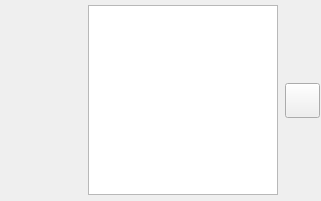
<?xml version="1.0" encoding="UTF-8"?>
<ui version="4.0">
 <class>customTextEdit</class>
 <widget class="QWidget" name="customTextEdit">
  <property name="geometry">
   <rect>
    <x>0</x>
    <y>0</y>
    <width>321</width>
    <height>201</height>
   </rect>
  </property>
  <property name="minimumSize">
   <size>
    <width>321</width>
    <height>201</height>
   </size>
  </property>
  <property name="maximumSize">
   <size>
    <width>321</width>
    <height>201</height>
   </size>
  </property>
  <property name="windowTitle">
   <string>Form</string>
  </property>
  <widget class="QWidget" name="layoutWidget">
   <property name="geometry">
    <rect>
     <x>0</x>
     <y>0</y>
     <width>321</width>
     <height>201</height>
    </rect>
   </property>
   <layout class="QHBoxLayout" name="mainLayout">
    <item alignment="Qt::AlignTop">
     <widget class="QLabel" name="controllerLabel">
      <property name="minimumSize">
       <size>
        <width>80</width>
        <height>40</height>
       </size>
      </property>
      <property name="maximumSize">
       <size>
        <width>80</width>
        <height>40</height>
       </size>
      </property>
      <property name="font">
       <font>
        <family>黑体</family>
       </font>
      </property>
      <property name="text">
       <string/>
      </property>
      <property name="alignment">
       <set>Qt::AlignCenter</set>
      </property>
      <property name="wordWrap">
       <bool>true</bool>
      </property>
     </widget>
    </item>
    <item>
     <widget class="QTextEdit" name="controller">
      <property name="minimumSize">
       <size>
        <width>190</width>
        <height>190</height>
       </size>
      </property>
      <property name="maximumSize">
       <size>
        <width>190</width>
        <height>190</height>
       </size>
      </property>
      <property name="font">
       <font>
        <family>黑体</family>
       </font>
      </property>
      <property name="styleSheet">
       <string notr="true"/>
      </property>
     </widget>
    </item>
    <item>
     <widget class="QPushButton" name="controllerJudge">
      <property name="minimumSize">
       <size>
        <width>35</width>
        <height>35</height>
       </size>
      </property>
      <property name="maximumSize">
       <size>
        <width>35</width>
        <height>35</height>
       </size>
      </property>
      <property name="text">
       <string/>
      </property>
     </widget>
    </item>
   </layout>
  </widget>
 </widget>
 <resources/>
 <connections/>
</ui>
